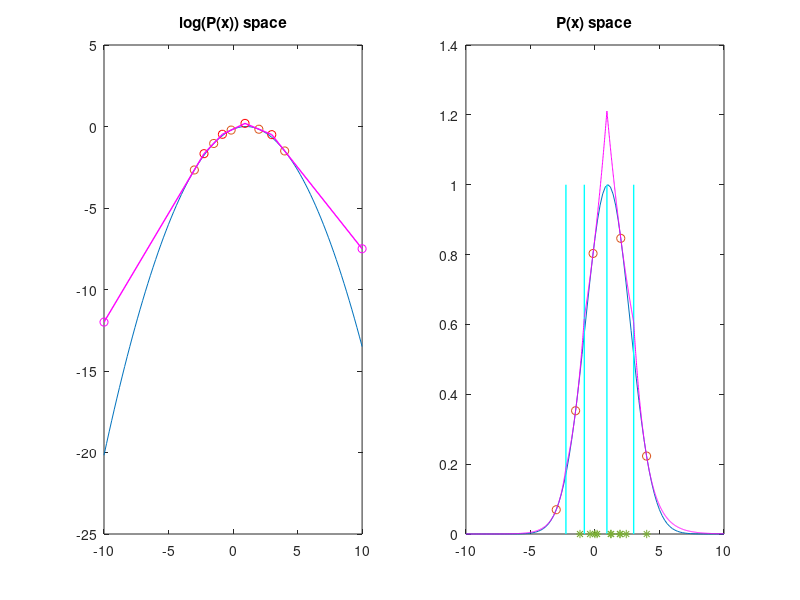

This figure's MATLAB source:
%--------------------------------------------
% Demo to illustrate Adaptive Rejection Sampling
%
% written by Richard Xu
% Yida.Xu@uts.edu.au
% July,2012
%--------------------------------------------


function s = adaptive_rejection_sampling()

clc;
clear;

% --------------------------------------------------
% this is to sample Gaussian distribution
% note that although gaussian is log-concave, ARS is an over-kill for 
% sampling it, this is for pure demo purpose
% --------------------------------------------------

mu = 1;
sigma = 3;
log_func    = @(x) (-1/2 * (x - mu).^2/sigma);
log_dev     = @(x) (- (x-mu)/sigma);
%func        = @(x) exp(-1/2 * (x - mu).^2/sigma);
func        = @(x) exp( (-1/2 * (x - mu).^2/sigma) );
init_points = [4 ; -1.5; 2; -3];

bounds(1) = -inf;
bounds(2) = inf; 

plot_bounds(1) = -10;
plot_bounds(2) = 10;


% ------------------------------------------------------------------
% please adjust this parameter to see how the envelop was constructed
% ------------------------------------------------------------------

MAX_ACCEPTED = 10;
IS_PLOT = 1;


% -------------------------------------------
% this is to sample posteior of DP's concentration parameter
% -------------------------------------------

% w = 4;
% s = ceil(rand([10 1]) * 10);
% w_s_j_term_log =  sum(log(s) + log(w) - s * w);
% k = length(s);
% 
% w_s_j_term_log = - 22;
% %k = 20;
% 
% offset = 0;
% 
% log_func     = @(b)(    - k * gammaln(b/2) ...
%                          - 1 ./(2*b)...
%                          + (k * b - 3)/2 .* log(b/2)... 
%                          + b/2 * w_s_j_term_log + offset );
% 
% log_dev      = @(b)(    - k/2 * psi(b/2) ...
%                          + 1/2 * b.^(-2) ... % 1/2 * b^-1 => -1/2 * b^-2
%                          + k/2 * log(b/2)...
%                          + (k * b - 3)./(2 * b)... log(b/2) => 2/b * 1/2 = 1/b
%                          + w_s_j_term_log /2 );
%                      
%     func     = @(b)(exp( - k * gammaln(b/2) ...
%                          - 1 ./(2*b)...
%                          + (k * b - 3)/2 .* log(b/2)... 
%                          + b/2 * w_s_j_term_log + offset));
%  
% log_func_neg  = @(b)( -(   - k * gammaln(b/2) ...
%                          - 1 ./(2*b)...
%                          + (k * b - 3)/2 .* log(b/2)... 
%                          + b/2 * w_s_j_term_log + offset));
%                      
% max_pt = fminbnd(log_func_neg,0,100);
%                      
% bounds(1) = 0;
% bounds(2) = inf;
% 
% plot_bounds(1) = 0;
% plot_bounds(2) = 4* max_pt;
% 
% init_points = [max_pt/2;  max_pt + max_pt/2];
% MAX_ACCEPTED = 100;
% IS_PLOT = 1;                    

% -------------------------------------------                    

[samples num_sampled] = ARS(func, log_func, log_dev, init_points, MAX_ACCEPTED, IS_PLOT, bounds, plot_bounds);
fprintf('acceptance ratio = %f',MAX_ACCEPTED / num_sampled);


function [samples num_sampled] = ARS(func, log_func, log_dev, init_points, MAX_ACCEPTED, IS_PLOT, bounds, plot_bounds)


    % (x,f) are the points on the log_func curve
    % z is the intersection points
    % m, b are gradient and y-intecept of tangenet
    x = init_points;

    [m b x z f ] = get_piecewise_exp (x, log_func, log_dev);

    left_bounds     = [bounds(1);  z'];
    right_bounds    = [z';  bounds(2)];
    cdf = exp(b) ./ m .* ( exp( m .* right_bounds) - exp( m .* left_bounds)); 

    samples =[];

    num_accepted = 0;
    num_sampled  = 0;

    while num_accepted < MAX_ACCEPTED

        u_star = rand * sum(cdf,1);

        % compute inverse CDF
        c = cumsum(cdf);

        ind = find(c>=u_star, 1);

        if ind == 1
            L_int = 0;
        else
            L_int = c(ind-1);
        end

        L = left_bounds(ind);

        % int^x_{L} { exp (m x + b) }   = exp(b)/m [ exp( m x) ]^x_{L}
        %                               = exp(b)/m [ exp( m x) - exp( mL) ]
        % u - L_int                     = exp(b)/m [ exp( m x) - exp( mL) ]

        u_k     = u_star - L_int;

        %                  u_k      =  exp(b)/m [ exp( m x) - exp( mL) ]
        %   exp(m x) - exp(m L )    = u_k * m / exp(b)
        %               exp(m x)    = u_k * m / exp(b) + exp(m L )

        if m(ind) <0

            % there is log(-ve) problem, so we re-write m => - m, and m >0
            %           exp(- mx)   = - u_k * m /exp(b) + exp(- m L)
            %               -mx     = log [- u_k * m /exp(b) + exp(-mL) ]
            %                mx     = log {[- u_k * m /exp(b) + exp(-mL) ]^(-1)}
            %                 x     = log {[- u_k * m /exp(b) + exp(-mL) ]^(-1)}/m

            m_pos   = - m(ind);   
            x_star  = log ((- u_k * m_pos /exp(b(ind)) + exp(-m_pos * L) )^(-1))/m_pos;

        else

            %                   x    = log [u_k * m / exp(b) + exp(m L )]/m

            %x_star = ( log(u+K) + log(m(ind)) - b(ind))/ m(ind);
            try
            x_star = log (u_k * m(ind) / exp(b(ind)) + exp(m(ind) * L ))/m(ind);
            catch
               h = 1; 
            end
        end

        u_accept = rand;

        ratio = func(x_star) / exp(m(ind)*x_star + b(ind));

        if u_accept < ratio
           samples(end+1) = x_star; 
           num_accepted = num_accepted + 1;
        else
            [m b x z f ] = get_piecewise_exp ([x;x_star], log_func, log_dev);
            left_bounds     = [-inf; z'];
            right_bounds    = [z';  inf];
            cdf = exp(b) ./ m .* ( exp( m .* right_bounds) - exp( m .* left_bounds)); 
        end

        num_sampled = num_sampled + 1;
        
    end
    
    % ----------------------------------------------
    % Debug - plot the final envelop
    % ----------------------------------------------
    
    
    f1 = figure(1);
    set(f1,'Name','adapative rejection sampling');
    
    if IS_PLOT
        
        step = (plot_bounds(2) - plot_bounds(1))/100;
        t = plot_bounds(1):step:plot_bounds(2);

        d = log_dev(x);
        for i=1:size(x,1)-1
            f_z(i)  = (z(i) - x(i)) * d(i) + f(i);
        end

        subplot(1,2,1)

        y = log_func(t);
        plot(t,y);

        hold on;

        plot(x,f,'o');

        hold on;

        plot(z,f_z,'o','color',[1 0 0]);

        hold on;
        
        border_x(1) =  plot_bounds(1);
        border_y(1) = f(1) - (x(1) - border_x(1))*d(1);
        
        border_x(2) =  plot_bounds(2);
        border_y(2) = f(end) - ( x(end) - border_x(2)) * d(end);
        
%         border_y(1) = -18;
%         border_x(1) = (border_y(1) - f(1))/d(1) + x(1);
%         border_y(2) = -18;
%         border_x(2) = (border_y(end) - f(end))/d(end) + x(end);

        plot(border_x,border_y,'o','color',[1 0 1]);

        hold on;

        l_line(1,:) = [border_x(1),border_y(1)];
        l_line(2:2+size(x,1)-2,1) = z';
        l_line(2:2+size(x,1)-2,2) = f_z;
        l_line(end+1,:) = [border_x(2),border_y(2)];

        plot ( l_line(:,1), l_line(:,2), 'Color', [1 0 1], 'LineWidth',1);

        % for i = 1: size(l_line,1)-1
        %     plot ( l_line(i:i+1,1), l_line(i:i+1,2), 'Color', [0 0 1], 'LineWidth',1);
        %     hold on;
        % end

        hold off;
        title('log(P(x)) space')
        
        

        % ---------------------------------------------
        % plot q(.) in the original scale
        % ---------------------------------------------

        subplot(1,2,2)

        y = func(t);
        plot(t,y);

        hold on;
        plot(x,func(x),'o');
        hold on;

        max_f = max(func(t));
        min_f = min(func(t));

        for i=1:size(x,1)-1
          plot([z(i) z(i)], [max_f min_f],'LineWidth',1, 'Color', [ 0 1 1]);
        end
        hold on;

        for i=1:size(x,1)
            if i == 1
                t = border_x(1):0.01:z(i);
            elseif i == size(x,1)
                t = z(end):0.01:border_x(2);
            else
                t = z(i-1):0.01:z(i);
            end

            plot(t, exp(m(i)*t + b(i)), 'color',[1 0 1]);
            hold on;
        end

        hold on;

        plot(samples, zeros(length(samples),1),'*');

        hold off;
        title('P(x) space')
    
    end
    
    
    

function [m b x z f_log] = get_piecewise_exp (x, log_func, log_dev)

    try
    f_log = log_func(x); 
    catch
        h = 1;
    end
    
    d = log_dev(x);

    [u v] = sort(x);

    temp = f_log(v);
    f_log = temp;

    temp = d(v);
    d = temp;
    
    temp = x(v);
    x = temp;

    % get the meeting points
    for i=1:size(x,1)-1
        z(i)    = ( f_log(i+1) - f_log(i) - x(i+1) * d(i+1) + x(i) * d(i) )/(  d(i) - d(i+1) );
        %f_log_z(i)  = (z(i) - x(i)) * d(i) + f_log(i);
    end

    % u(x) = f_log(i) + (x - x(i)) * d(i)
    %      = f_log(i) + d(i) x - x(i) * d(i) 
    %      = [f_log(i) - x(i) * d(i)] + d(i) * x
    %      = b + m x


    for i=1:size(x,1)
        b(i) = f_log(i) - x(i) * d(i);
        m(i) = d(i);
    end

    b = b'; m = m';

